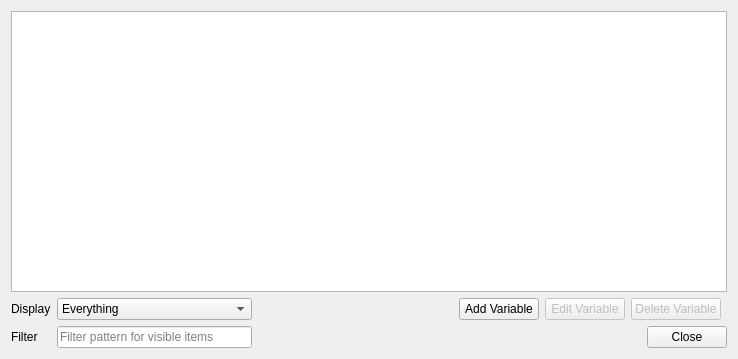
<?xml version="1.0" encoding="UTF-8"?>
<ui version="4.0">
 <class>FormVariables</class>
 <widget class="QDialog" name="FormVariables">
  <property name="windowModality">
   <enum>Qt::WindowModal</enum>
  </property>
  <property name="geometry">
   <rect>
    <x>0</x>
    <y>0</y>
    <width>738</width>
    <height>359</height>
   </rect>
  </property>
  <property name="windowTitle">
   <string>Variables, Constants and Functions</string>
  </property>
  <layout class="QGridLayout" name="gridLayout">
   <item row="2" column="5">
    <widget class="QPushButton" name="m_btnDeleteVariable">
     <property name="enabled">
      <bool>false</bool>
     </property>
     <property name="text">
      <string>Delete Variable</string>
     </property>
    </widget>
   </item>
   <item row="2" column="4">
    <widget class="QPushButton" name="m_btnEditVariable">
     <property name="enabled">
      <bool>false</bool>
     </property>
     <property name="sizePolicy">
      <sizepolicy hsizetype="Minimum" vsizetype="Fixed">
       <horstretch>0</horstretch>
       <verstretch>0</verstretch>
      </sizepolicy>
     </property>
     <property name="text">
      <string>Edit Variable</string>
     </property>
    </widget>
   </item>
   <item row="2" column="3">
    <widget class="QPushButton" name="m_btnAddVariable">
     <property name="enabled">
      <bool>true</bool>
     </property>
     <property name="text">
      <string>Add Variable</string>
     </property>
    </widget>
   </item>
   <item row="2" column="2">
    <spacer name="horizontalSpacer">
     <property name="orientation">
      <enum>Qt::Horizontal</enum>
     </property>
     <property name="sizeType">
      <enum>QSizePolicy::Expanding</enum>
     </property>
     <property name="sizeHint" stdset="0">
      <size>
       <width>40</width>
       <height>20</height>
      </size>
     </property>
    </spacer>
   </item>
   <item row="2" column="1">
    <widget class="QComboBox" name="m_cmbSelectType">
     <property name="maximumSize">
      <size>
       <width>16777215</width>
       <height>16777215</height>
      </size>
     </property>
     <property name="currentIndex">
      <number>6</number>
     </property>
     <property name="sizeAdjustPolicy">
      <enum>QComboBox::AdjustToContents</enum>
     </property>
     <item>
      <property name="text">
       <string>Constants</string>
      </property>
     </item>
     <item>
      <property name="text">
       <string>Impilicitly-created variables</string>
      </property>
     </item>
     <item>
      <property name="text">
       <string>Explicitly-created variables</string>
      </property>
     </item>
     <item>
      <property name="text">
       <string>Critical variables</string>
      </property>
     </item>
     <item>
      <property name="text">
       <string>Functions</string>
      </property>
     </item>
     <item>
      <property name="text">
       <string>All variables</string>
      </property>
     </item>
     <item>
      <property name="text">
       <string>Everything</string>
      </property>
     </item>
    </widget>
   </item>
   <item row="2" column="0">
    <widget class="QLabel" name="label">
     <property name="text">
      <string>Display</string>
     </property>
     <property name="buddy">
      <cstring>m_cmbSelectType</cstring>
     </property>
    </widget>
   </item>
   <item row="0" column="0" colspan="7">
    <widget class="QScrollArea" name="scrollArea">
     <property name="frameShape">
      <enum>QFrame::NoFrame</enum>
     </property>
     <property name="widgetResizable">
      <bool>true</bool>
     </property>
     <widget class="QWidget" name="scrollAreaWidgetContents">
      <property name="geometry">
       <rect>
        <x>0</x>
        <y>0</y>
        <width>720</width>
        <height>285</height>
       </rect>
      </property>
      <layout class="QVBoxLayout" name="verticalLayout">
       <property name="spacing">
        <number>0</number>
       </property>
       <property name="leftMargin">
        <number>0</number>
       </property>
       <property name="topMargin">
        <number>0</number>
       </property>
       <property name="rightMargin">
        <number>0</number>
       </property>
       <property name="bottomMargin">
        <number>0</number>
       </property>
       <item>
        <widget class="ConstantsView" name="m_treeVarsConsts">
         <property name="editTriggers">
          <set>QAbstractItemView::NoEditTriggers</set>
         </property>
         <property name="indentation">
          <number>0</number>
         </property>
         <property name="itemsExpandable">
          <bool>false</bool>
         </property>
         <property name="sortingEnabled">
          <bool>true</bool>
         </property>
         <property name="expandsOnDoubleClick">
          <bool>false</bool>
         </property>
         <attribute name="headerDefaultSectionSize">
          <number>50</number>
         </attribute>
         <attribute name="headerMinimumSectionSize">
          <number>20</number>
         </attribute>
        </widget>
       </item>
      </layout>
     </widget>
    </widget>
   </item>
   <item row="3" column="0">
    <widget class="QLabel" name="label_2">
     <property name="text">
      <string>Filter</string>
     </property>
     <property name="buddy">
      <cstring>m_txtFilter</cstring>
     </property>
    </widget>
   </item>
   <item row="3" column="1">
    <widget class="LineEdit" name="m_txtFilter">
     <property name="toolTip">
      <string>Insert regular expression for filtering visible items.</string>
     </property>
     <property name="placeholderText">
      <string>Filter pattern for visible items</string>
     </property>
    </widget>
   </item>
   <item row="3" column="2" colspan="5">
    <widget class="QDialogButtonBox" name="m_buttonBox">
     <property name="orientation">
      <enum>Qt::Horizontal</enum>
     </property>
     <property name="standardButtons">
      <set>QDialogButtonBox::Close</set>
     </property>
    </widget>
   </item>
  </layout>
  <zorder>m_btnEditVariable</zorder>
  <zorder>m_btnAddVariable</zorder>
  <zorder>m_btnDeleteVariable</zorder>
  <zorder>m_buttonBox</zorder>
  <zorder>scrollArea</zorder>
  <zorder>m_cmbSelectType</zorder>
  <zorder>label</zorder>
  <zorder>label_2</zorder>
  <zorder>m_txtFilter</zorder>
 </widget>
 <customwidgets>
  <customwidget>
   <class>LineEdit</class>
   <extends>QLineEdit</extends>
   <header>lineedit.h</header>
  </customwidget>
  <customwidget>
   <class>ConstantsView</class>
   <extends>QTreeView</extends>
   <header>constantsview.h</header>
  </customwidget>
 </customwidgets>
 <tabstops>
  <tabstop>m_buttonBox</tabstop>
  <tabstop>m_treeVarsConsts</tabstop>
  <tabstop>m_cmbSelectType</tabstop>
  <tabstop>m_txtFilter</tabstop>
  <tabstop>m_btnAddVariable</tabstop>
  <tabstop>m_btnEditVariable</tabstop>
  <tabstop>m_btnDeleteVariable</tabstop>
  <tabstop>scrollArea</tabstop>
 </tabstops>
 <resources/>
 <connections>
  <connection>
   <sender>m_buttonBox</sender>
   <signal>clicked(QAbstractButton*)</signal>
   <receiver>FormVariables</receiver>
   <slot>accept()</slot>
   <hints>
    <hint type="sourcelabel">
     <x>257</x>
     <y>326</y>
    </hint>
    <hint type="destinationlabel">
     <x>157</x>
     <y>274</y>
    </hint>
   </hints>
  </connection>
 </connections>
</ui>
